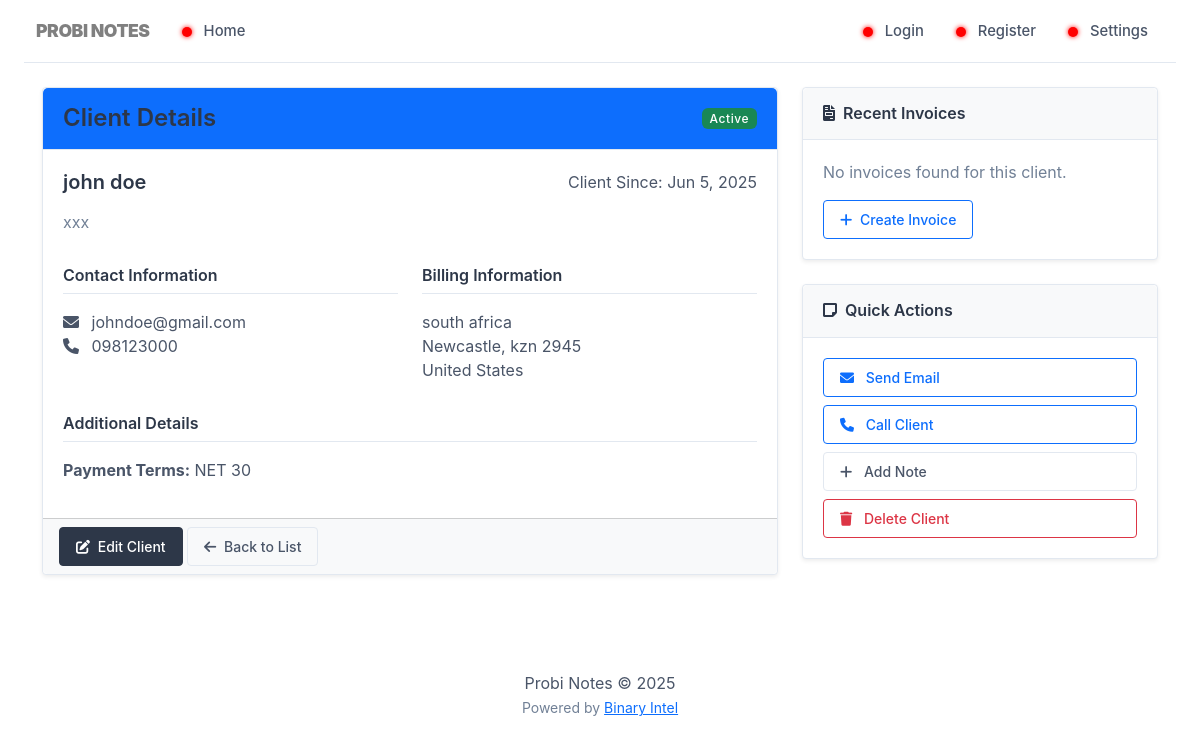
/clients/view.php?id=1, run on the app's committed database.
### tables this page shows
CREATE TABLE `customers` (
  `id` int(11) NOT NULL,
  `name` varchar(100) NOT NULL,
  `email` varchar(100) DEFAULT NULL,
  `phone` varchar(20) DEFAULT NULL,
  `address` text DEFAULT NULL,
  `city` varchar(50) DEFAULT NULL,
  `state` varchar(50) DEFAULT NULL,
  `postal_code` varchar(20) DEFAULT NULL,
  `country` varchar(50) DEFAULT 'United States',
  `company` varchar(100) DEFAULT NULL,
  `tax_id` varchar(50) DEFAULT NULL,
  `payment_terms` varchar(50) DEFAULT 'NET 30',
  `notes` text DEFAULT NULL,
  `status` enum('active','inactive','lead') DEFAULT 'active',
  `created_at` timestamp NOT NULL DEFAULT current_timestamp(),
  `updated_at` timestamp NOT NULL DEFAULT current_timestamp() ON UPDATE current_timestamp()
);

### clients/view.php (the view, shortened to what this page needs)
<?php
require_once '../includes/config.php';
require_once '../includes/header.php';
require_once '../includes/navigation.php';
$id = (int)$_GET['id'];
$stmt = $pdo->prepare("SELECT * FROM customers WHERE id = ?");
$stmt->execute([$id]);
$customer = $stmt->fetch(PDO::FETCH_ASSOC);
?>
<div class="container mt-4">
    <div class="row">
        <div class="col-md-8">
            <div class="card shadow-sm mb-4">
                <div class="card-header bg-primary text-white d-flex justify-content-between align-items-center">
                    <h4 class="mb-0">Client Details</h4>
                    <span class="badge bg-<?=
                        $customer['status'] === 'active' ? 'success' :
                        ($customer['status'] === 'lead' ? 'warning' : 'secondary')
                    ?>">
                        <?= ucfirst($customer['status']) ?>
                    </span>
                </div>
                <div class="card-body">
                    <div class="row mb-3">
                        <div class="col-md-6">
                            <h5><?= htmlspecialchars($customer['name']) ?></h5>
                            <?php if ($customer['company']): ?>
                                <p class="text-muted"><?= htmlspecialchars($customer['company']) ?></p>
                            <?php endif; ?>
                        </div>
                        <div class="col-md-6 text-md-end">
                            <p>Client Since: <?= date('M j, Y', strtotime($customer['created_at'])) ?></p>
                        </div>
                    </div>
                    <div class="row">
                        <div class="col-md-6">
                            <h6 class="border-bottom pb-2">Contact Information</h6>
                            <p>
                                <i class="fas fa-envelope me-2"></i> <?= htmlspecialchars($customer['email']) ?><br>
                                <i class="fas fa-phone me-2"></i> <?= htmlspecialchars($customer['phone']) ?>
                            </p>
                        </div>
                        <div class="col-md-6">
                            <h6 class="border-bottom pb-2">Billing Information</h6>
                            <p>
                                <?= htmlspecialchars($customer['address']) ?><br>
                                <?= htmlspecialchars($customer['city']) ?>, <?= htmlspecialchars($customer['state']) ?> <?= htmlspecialchars($customer['postal_code']) ?><br>
                                <?= htmlspecialchars($customer['country']) ?>
                            </p>
                        </div>
                    </div>
                    <?php if ($customer['tax_id'] || $customer['payment_terms']): ?>
                    <div class="row mt-3">
                        <div class="col-12">
                            <h6 class="border-bottom pb-2">Additional Details</h6>
                            <p>
                                <strong>Payment Terms:</strong> <?= htmlspecialchars($customer['payment_terms']) ?>
                            </p>
                        </div>
                    </div>
                    <?php endif; ?>
                </div>
                <div class="card-footer bg-light">
                    <a href="edit.php?id=<?= $customer['id'] ?>" class="btn btn-primary">
                        <i class="fas fa-edit me-1"></i> Edit Client
                    </a>
                    <a href="list.php" class="btn btn-outline-secondary">
                        <i class="fas fa-arrow-left me-1"></i> Back to List
                    </a>
                </div>
            </div>
        </div>
        <div class="col-md-4">
            <div class="card shadow-sm mb-4">
                <div class="card-header bg-light">
                    <h6 class="mb-0"><i class="fas fa-file-invoice me-2"></i>Recent Invoices</h6>
                </div>
                <div class="card-body">
                    <p class="text-muted">No invoices found for this client.</p>
                    <a href="../invoices/create.php?client_id=<?= $customer['id'] ?>" class="btn btn-sm btn-outline-primary">
                        <i class="fas fa-plus me-1"></i> Create Invoice
                    </a>
                </div>
            </div>
            <div class="card shadow-sm">
                <div class="card-header bg-light">
                    <h6 class="mb-0"><i class="fas fa-sticky-note me-2"></i>Quick Actions</h6>
                </div>
                <div class="card-body">
                    <div class="d-grid gap-2">
                        <a href="mailto:<?= htmlspecialchars($customer['email']) ?>" class="btn btn-outline-primary text-start">
                            <i class="fas fa-envelope me-2"></i> Send Email
                        </a>
                        <a href="tel:<?= htmlspecialchars($customer['phone']) ?>" class="btn btn-outline-primary text-start">
                            <i class="fas fa-phone me-2"></i> Call Client
                        </a>
                        <button class="btn btn-outline-secondary text-start" data-bs-toggle="modal" data-bs-target="#notesModal">
                            <i class="fas fa-plus me-2"></i> Add Note
                        </button>
                        <a href="delete.php?id=<?= $customer['id'] ?>" class="btn btn-outline-danger text-start" onclick="return confirm('Are you sure?')">
                            <i class="fas fa-trash me-2"></i> Delete Client
                        </a>
                    </div>
                </div>
            </div>
        </div>
    </div>
</div>
<?php require_once '../includes/footer.php'; ?>

### assets/css/style.css (style rules this page uses)
:root { --primary-text: #2d3748; --secondary-text: #4a5568; --border-color: #e2e8f0; --light-bg: #f8fafc; --medium-bg: #edf2f7; --dark-bg: #e2e8f0; --accent-color: #718096; --border-radius: 4px; --shadow-sm: 0 1px 2px 0 rgba(0, 0, 0, 0.05); --shadow-md: 0 4px 6px -1px rgba(0, 0, 0, 0.1); }
body { font-family: 'Inter', -apple-system, BlinkMacSystemFont, 'Segoe UI', Roboto, sans-serif; line-height: 1.5; color: var(--primary-text); background-color: white; padding-top: 0; -webkit-font-smoothing: antialiased; }
h1, h2, h3, h4, h5, h6 { font-weight: 600; color: var(--primary-text); margin-bottom: 1rem; }
p { color: var(--secondary-text); margin-bottom: 1rem; }
.card { border: 1px solid var(--border-color); border-radius: var(--border-radius); background-color: white; box-shadow: var(--shadow-sm); margin-bottom: 1.5rem; }
.card-header { background-color: white; border-bottom: 1px solid var(--border-color); padding: 1rem 1.25rem; font-weight: 600; }
.card-body { padding: 1.25rem; }
.btn { border-radius: var(--border-radius); padding: 0.5rem 1rem; font-size: 0.875rem; font-weight: 500; transition: none; }
.btn-primary { background-color: var(--primary-text); border-color: var(--primary-text); }
.btn-outline-secondary { border-color: var(--border-color); color: var(--secondary-text); }
.badge { font-weight: 500; font-size: 0.75rem; padding: 0.35em 0.65em; letter-spacing: 0.05em; }
.border-bottom { border-bottom: 1px solid var(--border-color) !important; }
.text-muted { color: #718096 !important; }

### includes/header.php (style rules this page uses)
body { opacity: 0; transition: opacity 0.3s ease; }

### data on the page
customers: status "Active", name "john doe", company "xxx", created_at "Jun 5, 2025", email "johndoe@gmail.com", phone "098123000", address "south africa", city "Newcastle", state "kzn", postal_code "2945", country "United States", payment_terms "NET 30"
